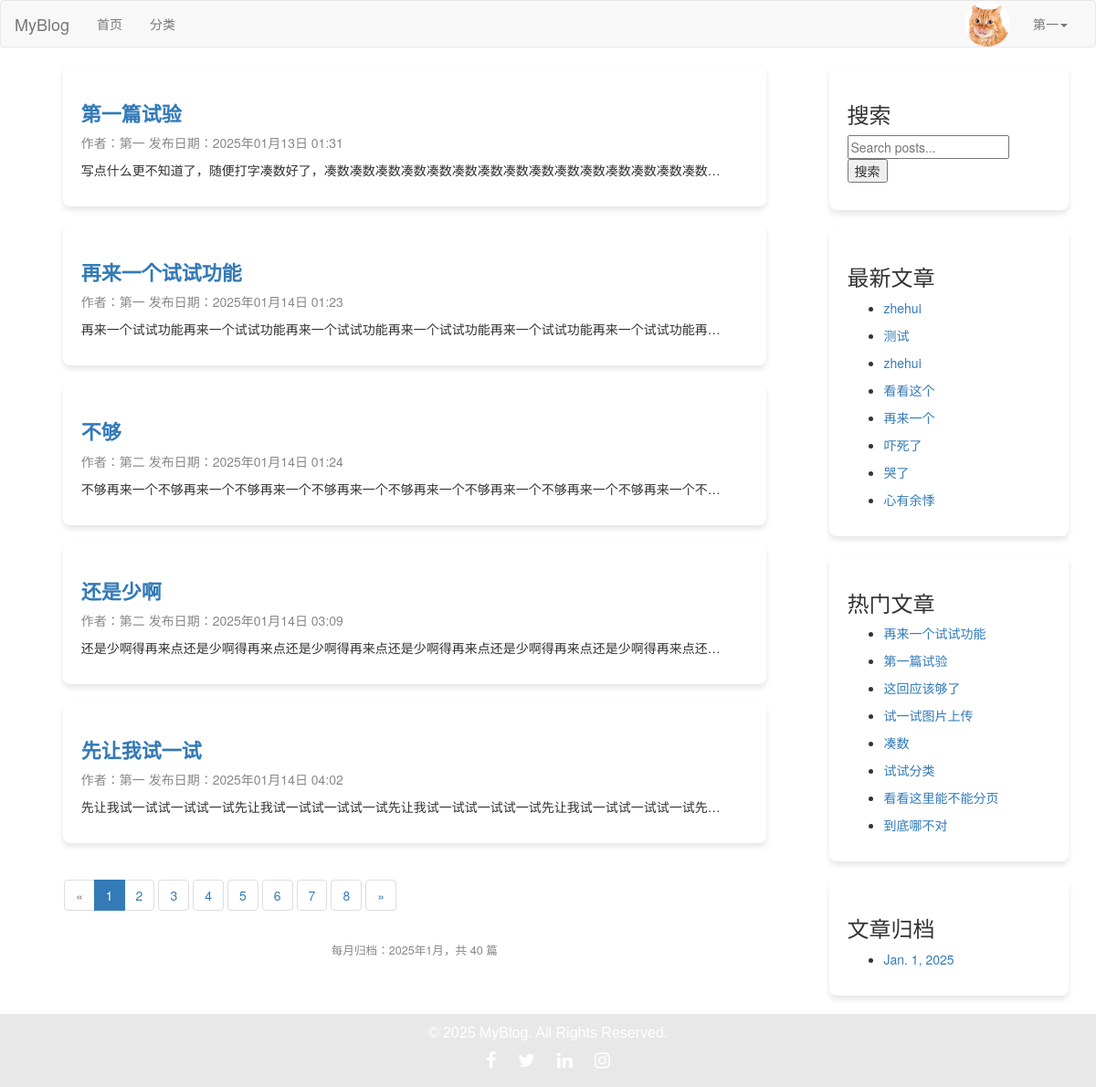
The page /archives/2025/1/ (signed in) on the database as committed earlier.
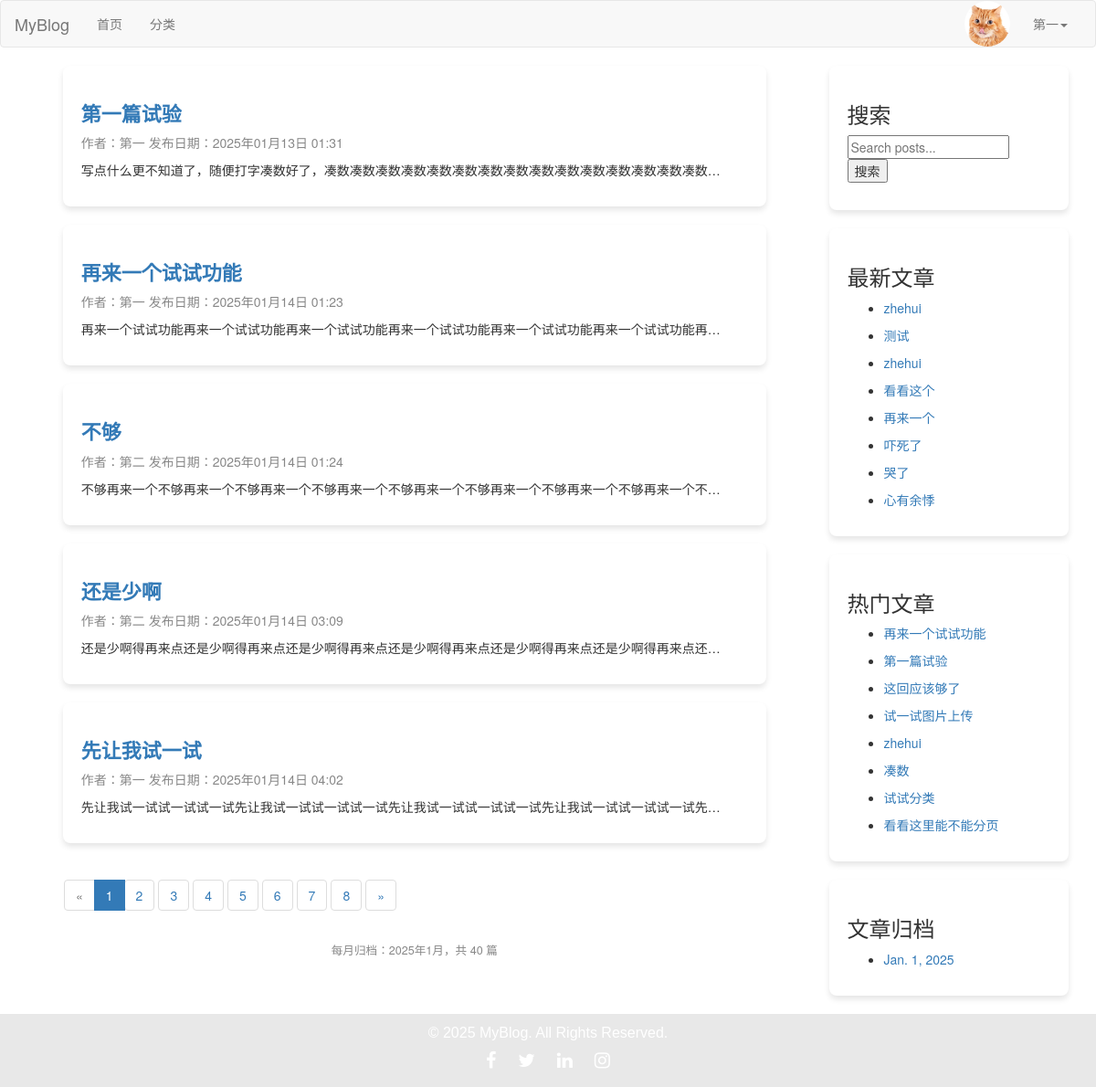
The same page on the database as committed later.
### blog/models.py (models this page shows, shortened)
class Post(models.Model):
    DRAFT = 'draft'
    PUBLISHED = 'published'
    STATUS_CHOICES = [
        (DRAFT, '草稿'),
        (PUBLISHED, '已发布'),
    ]
    title = models.CharField(max_length=61, verbose_name="文章标题")
    desc = models.TextField(max_length=200, blank=True, default="", verbose_name="文章描述")
    category = models.ForeignKey(Category, on_delete=models.CASCADE, verbose_name="分类")
    content = models.TextField(verbose_name="文章详情")
    tags = models.ForeignKey(Tag, on_delete=models.CASCADE, verbose_name="文章标签")
    owner = models.ForeignKey(User, on_delete=models.CASCADE, verbose_name="作者")
    is_hot=models.BooleanField(default=False, verbose_name='是否热门')
    pv=models.IntegerField(default=0,verbose_name='浏览量')
    add_date = models.DateTimeField(auto_now_add=True, verbose_name="添加时间")
    pub_date = models.DateTimeField(auto_now=True, verbose_name="修改时间")
    status = models.CharField(max_length=10, choices=STATUS_CHOICES, default=DRAFT, verbose_name="状态")
    liked_users = models.ManyToManyField(
        User,
        related_name="liked_posts",
        blank=True,
        verbose_name="点赞用户",
    )
    favorited_users = models.ManyToManyField(
        User,
        related_name="favorited_posts",
        blank=True,
        verbose_name="收藏用户",
    )
    class Meta:
        verbose_name = "文章"
        verbose_name_plural = verbose_name

class Sidebar(models.Model):
    STATUS = (
        (1,'隐藏'),
        (2,'展示')
    )
    DISPLAY_TYPE = (
        (1,'搜索'),
        (2,'最新文章'),
        (3,'最热文章'),
        (4,'最近评论'),
        (5,'文章归档'),
        (6,'HTML')
    )
    title = models.CharField(max_length=50,verbose_name='模块名称')
    display_type = models.PositiveIntegerField(default=1,choices=DISPLAY_TYPE,verbose_name="展示类型")
    content = models.CharField(max_length=500,blank=True,default='',verbose_name="内容", help_text='如果设置的不是HTML类型，可为空')
    sort = models.PositiveIntegerField(default=1,verbose_name='排序',help_text='序号越大越靠前')
    status = models.PositiveIntegerField(default=2,choices=STATUS,verbose_name='状态')
    add_date = models.DateTimeField(auto_now_add=True,verbose_name="创建时间")
    class Meta:
        verbose_name="侧边栏"
        verbose_name_plural = verbose_name
        ordering = ['-sort']
    @classmethod
    def get_sidebar(cls):
        return cls.objects.filter(status=2)
    @property
    def get_content(self):
        if self.display_type == 1:
            context = {
            }
            return render_to_string('sidebar/search.html', context=context)
        elif self.display_type == 2:
            context = {
            }
            return render_to_string('sidebar/new_post.html', context=context)
        elif self.display_type == 3:
            context = {
            }
            return render_to_string('sidebar/hot_post.html', context=context)
        elif self.display_type == 4:
            context = {
            }
            return render_to_string('comment.html', context=context)
        elif self.display_type == 5:
            context = {
            }
            return render_to_string('sidebar/archives.html', context=context)
        elif self.display_type == 6:
            return self.content

### blog/views.py (the view)
# urls.py: path('archives/<int:year>/<int:month>/', views.archives, name='archives'),
def archives(request, year, month):
    post_queryset = Post.objects.filter(
        status=Post.PUBLISHED,
        add_date__year=year,
        add_date__month=month
    )
    paginator = Paginator(post_queryset, 5)  # 每页 5 篇文章
    page = request.GET.get('page')
    try:
        posts = paginator.page(page)
    except PageNotAnInteger:
        posts = paginator.page(1)
    except EmptyPage:
        posts = paginator.page(paginator.num_pages)
    context = {'posts': posts, 'year': year, 'month': month}
    return render(request, 'sidebar/archives_list.html', context)

### blog/templatetags/category.py (called while the page is built)
@register.simple_tag
def get_sidebar_list():
    return Sidebar.get_sidebar()

@register.simple_tag
def get_new_post():
    return Post.objects.order_by('-pub_date')[:8]

@register.simple_tag
def get_hot_pv_post():
    return Post.objects.order_by('-pv')[:8]

@register.simple_tag
def get_archives():
    return Post.objects.dates('add_date', 'month', order='DESC')[:8]

### blog/templates/sidebar/archives_list.html (shortened to what this page needs)
{% extends 'layout/base.html' %}
{% load static %}
{% load category %}
{% block css %}
    <link rel="stylesheet" href="{% static 'css/account.css' %}">
{% endblock %}
{% block content_left %}
    <section class="section">
        <div class="container blog-container">
            {% for post in posts %}
                <div class="box blog-box">
                    <h1 class="title small-title">
                        <a href="{% url 'blog:post_detail' post.id %}">{{ post.title }}</a>
                    </h1>
                    <p class="subtitle post-info">
                        作者：{{ post.owner.username }} 发布日期：{{ post.add_date|date:"Y年m月d日 H:i" }}
                    </p>
                    <p>{{ post.content|truncatechars:50 }}</p>
                </div>
            {% empty %}
                <p>暂无文章。</p>
            {% endfor %}
        </div>
        <nav aria-label="Page navigation">
            <ul class="pagination">
                {% if posts.has_previous %}
                    <li>
                        <a href="?page={{ posts.previous_page_number }}" aria-label="Previous">
                            <span aria-hidden="true">«</span>
                        </a>
                    </li>
                {% else %}
                    <li class="disabled">
                        <span aria-hidden="true">«</span>
                    </li>
                {% endif %}
                {% for num in posts.paginator.page_range %}
                    {% if posts.number == num %}
                        <li class="active">
                            <span>{{ num }} <span class="sr-only">(current)</span></span>
                        </li>
                    {% else %}
                        <li>
                            <a href="?page={{ num }}">{{ num }}</a>
                        </li>
                    {% endif %}
                {% endfor %}
                {% if posts.has_next %}
                    <li>
                        <a href="?page={{ posts.next_page_number }}" aria-label="Next">
                            <span aria-hidden="true">»</span>
                        </a>
                    </li>
                {% else %}
                    <li class="disabled">
                        <span aria-hidden="true">»</span>
                    </li>
                {% endif %}
            </ul>
        </nav>
    </section>
<div class="archive-summary">
    每月归档：{{ year }}年{{ month }}月，共 {{ posts.paginator.count }} 篇
</div>
{% endblock %}

### blog/templates/layout/base.html (shortened to what this page needs)
{% load static %}
{% load category %}
<!DOCTYPE html>
<html lang="en">
<head>
    <link rel="stylesheet" href="{% static 'plugin/bootstrap/css/bootstrap.css' %}">
    <link rel="stylesheet" href="{% static 'plugin/font-awesome/css/font-awesome.min.css' %}">
    <link rel="stylesheet" href="{% static 'css/blog.css' %}">
    {% block css %}
    {% endblock %}
</head>
<body>
<nav class="navbar navbar-default">
    <div class="container-fluid">
        <div class="navbar-header">
            <a class="navbar-brand" href="{% url 'blog:index' %}">MyBlog</a>
        </div>
        <div class="collapse navbar-collapse" id="bs-example-navbar-collapse-1">
            <ul class="nav navbar-nav">
                <li><a href="{% url 'blog:index' %}">首页<span class="sr-only">(current)</span></a></li>
                <li><a href="{% url 'blog:category_list' %}">分类</a></li>
            </ul>
            <ul class="nav navbar-nav navbar-right">
                {% if request.user.is_authenticated %}
                    <li class="user-avatar">
                        <img src="{{ request.user.userprofile.image.url }}" alt="User Avatar" class="avatar-img">
                    </li>
                    <li class="dropdown">
                        <a href="#" class="dropdown-toggle" data-toggle="dropdown" role="button" aria-haspopup="true"
                           aria-expanded="false">
                            {{ request.user.username }}<span class="caret"></span>
                        </a>
                    </li>
                {% else %}
                    <li><a href="{% url 'users:login' %}">登录</a></li>
                    <li><a href="{% url 'users:register' %}" target="_blank">注册</a></li>
                {% endif %}
            </ul>
        </div>
    </div>
</nav>
{% block content %}
    <div class="container content-container">
        <div class="row">
            <div class="col-md-9 content-left">
                {% block content_left %}
                {% endblock %}
            </div>
            <div class="col-md-3 content-right">
                {% block content_right %}
                    {% get_sidebar_list as sidebar_list %}
                    {% for sidebar in sidebar_list %}
                        <div class="blog-box">
                            <h3>{{ sidebar.title }}</h3>
                            <p>{{ sidebar.get_content|safe }}</p>
                        </div>
                    {% endfor %}
                {% endblock %}
            </div>
        </div>
    </div>
{% endblock %}
{% block footer %}
    <footer class="footer">
        <div class="container text-center">
            <p>© 2025 MyBlog. All Rights Reserved.</p>
            <div class="social-icons">
                <a href="#" class="social-icon"><i class="fa fa-facebook"></i></a>
                <a href="#" class="social-icon"><i class="fa fa-twitter"></i></a>
                <a href="#" class="social-icon"><i class="fa fa-linkedin"></i></a>
                <a href="#" class="social-icon"><i class="fa fa-instagram"></i></a>
            </div>
        </div>
    </footer>
{% endblock %}
</body>
</html>

### blog/templates/sidebar/search.html
<form method="GET" action="{% url 'blog:search' %}" class="search-form">
    <input
            type="text"
            name="keywords"
            placeholder="Search posts..."
            value="{{ request.GET.keywords|default_if_none:'' }}"
            class="search-input"
    >
    <button type="submit" class="search-button">搜索</button>
</form>

### blog/templates/sidebar/new_post.html
{% load category %}
{% get_new_post as post_list %}
{% for post in post_list %}
    <ul>
    <li><a href="{% url 'blog:post_detail' post.id %}">{{ post.title }}</a> </li>
    </ul>
{% endfor %}

### blog/templates/sidebar/hot_post.html
{% load category %}
{% get_hot_pv_post as post_list %}
{% for post in post_list %}
    <ul>
    <li><a href="{% url 'blog:post_detail' post.id %}">{{ post.title }}</a> </li>
    </ul>
{% endfor %}

### blog/templates/sidebar/archives.html
{% load category %}
{% get_archives as archives_list %}
{% for archive in archives_list %}
    <ul>
    <li><a href="{% url 'blog:archives' archive.year archive.month %}">{{ archive }}</a> </li>
    </ul>
{% endfor %}

Rows that differ between the two databases and show on the page:
changed Sidebar "热门文章": loses Post (title "到底哪不对"); gains Post (title "zhehui")
